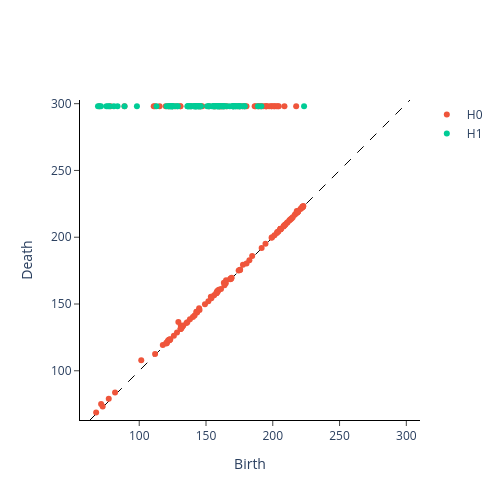

The notebook cell this image was saved under:
### Markdown cell above
Given a greyscale filtration it is straightforward to calculate the corresponding persistence diagram. In ``giotto-tda`` we make use of the ``CubicalPersistence`` transformer which is the cubical analogue to simplicial transformers like ``VietorisRipsPersistence``:

### Code cell
from gtda.homology import CubicalPersistence

cubical_persistence = CubicalPersistence(n_jobs=-1)
glioma_cubical = cubical_persistence.fit_transform(glioma_filtration)

cubical_persistence.plot(glioma_cubical)
